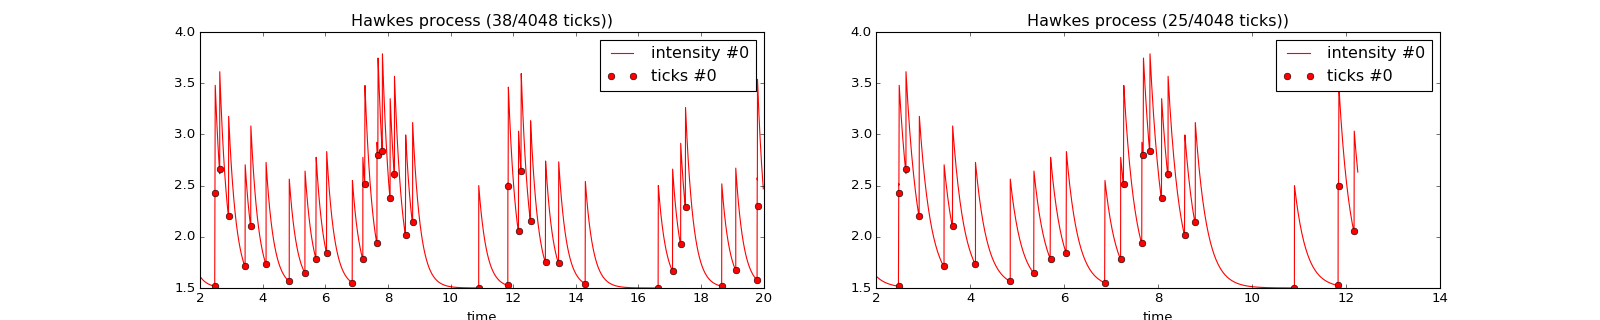

Write Python code to recreate this figure.
from mlpp.simulation import SimuHawkes, HawkesKernelExp
import matplotlib.pyplot as plt
from pylab import rcParams

rcParams['figure.figsize'] = 20, 4
run_time = 2000

hawkes = SimuHawkes(n_nodes=1, end_time=run_time,
                    verbose=False)  # 1 dimension Hawkes
kernel = HawkesKernelExp(1 / 4, 4)  # Specifying the kernel element (0,0)
hawkes.set_kernel(0, 0, kernel)
hawkes.set_baseline(0, 1.5)  # And the exogeneous intensity element 0

dt = 0.01
hawkes.track_intensity(dt)
hawkes.simulate()
timestamps = hawkes.timestamps
intensity = hawkes.tracked_intensity
intensity_times = hawkes.intensity_tracked_times

ax1 = plt.subplot(121)
hawkes.plot(ax=ax1, t_min=2, t_max=20)

ax2 = plt.subplot(122)
hawkes.plot(ax=ax2, t_min=2, max_points=25)

plt.show()
